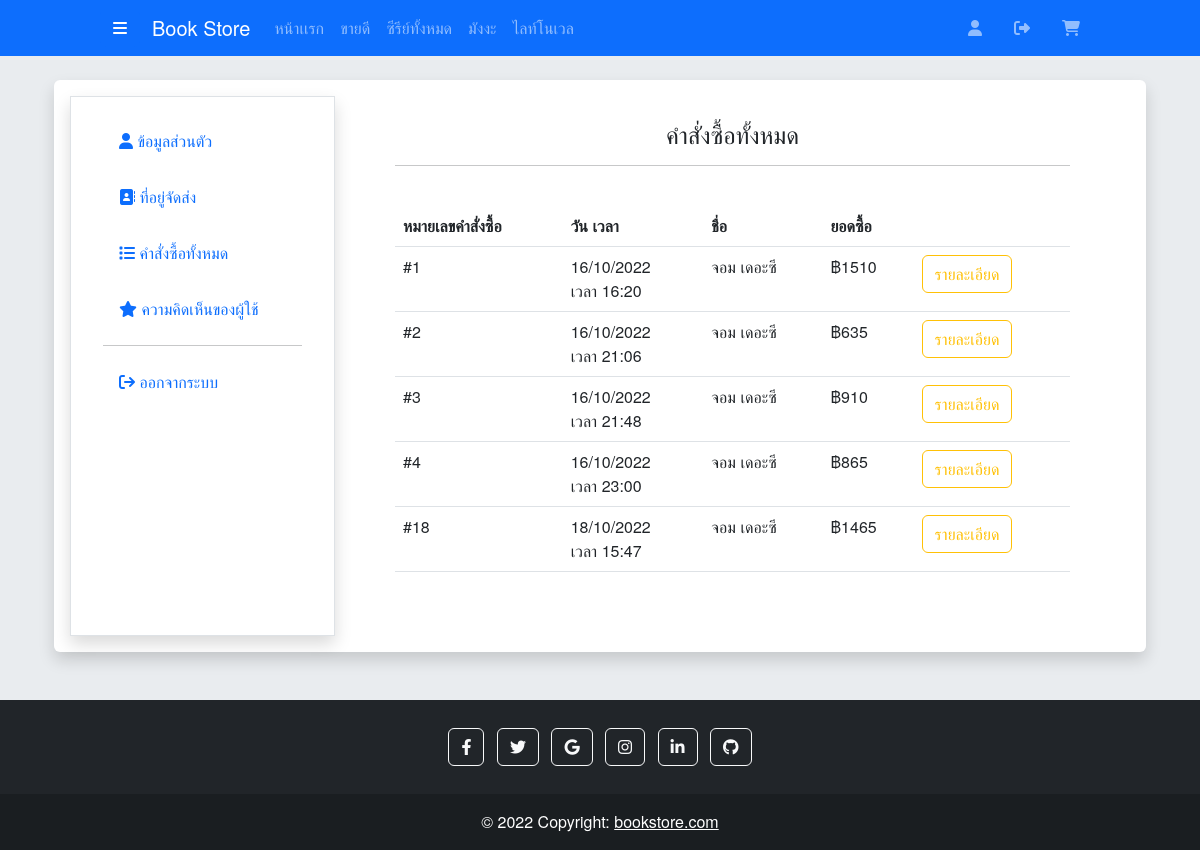
The page /bookstore_webapp/shop_page/userOrderDetail.php (signed in) on the database its author committed.
### tables this page shows
CREATE TABLE `user` (
  `user_id` int(11) NOT NULL,
  `user_firstname` varchar(255) NOT NULL,
  `user_lastname` varchar(255) NOT NULL,
  `user_birthday` date NOT NULL,
  `user_gender` int(11) NOT NULL,
  `user_email` varchar(255) NOT NULL,
  `user_password` varchar(255) NOT NULL,
  `user_role` varchar(255) NOT NULL,
  `created_at` timestamp NOT NULL DEFAULT CURRENT_TIMESTAMP
);

CREATE TABLE `order_user` (
  `order_id` int(11) NOT NULL,
  `user_id` int(11) NOT NULL,
  `address_id` int(11) NOT NULL,
  `delivery_id` int(11) NOT NULL,
  `checkout_id` int(11) NOT NULL,
  `total` varchar(255) NOT NULL,
  `created_at` timestamp NOT NULL DEFAULT CURRENT_TIMESTAMP
);

### bookstore_webapp/shop_page/userOrderDetail.php (the view, shortened to what this page needs)
<?php
require_once '../config/db.php';
if (isset($_SESSION['user_login'])) {
    $user_id = $_SESSION['user_login'];
    $stmt = $conn->prepare("SELECT * FROM user JOIN user_gender JOIN order_user
    ON user.user_gender = user_gender.gender_id AND order_user.user_id = user.user_id
    WHERE user.user_id = $user_id");
    $stmt->execute();
    $books = $stmt->fetchAll();
}
?>
<!DOCTYPE html>
<html lang="en">
<head>
    <link href="https://cdn.jsdelivr.net/npm/bootstrap@5.2.0-beta1/dist/css/bootstrap.min.css" rel="stylesheet">
    <link rel="stylesheet" href="https://cdnjs.cloudflare.com/ajax/libs/font-awesome/6.1.2/css/all.min.css"/>
    <link href="homeStyle.css" rel="stylesheet">
</head>
<body>
    <?php require_once 'shopHeader.php'; ?>
    <br>
    <div class="container px-4">
        <div class="col-md-12 shadow p-3 mb-5 bg-white rounded">
            <div class="container product_data rounded bg-white">
                <div class="row">
                    <div class="col-md-3 border-right border border-1 shadow p-4">
                        <?php require_once 'userChangePage.php'; ?>
                    </div>
                    <div class="col-md-9">
                        <div class="p-4 px-5">
                            <div class="align-items-center text-center">
                                <h4>คำสั่งซื้อทั้งหมด</h4>
                            </div><hr><br>
                            <?php if ($books) { ?>
                            <table class="table">
                                <thead>
                                    <tr>
                                        <th scope="col">หมายเลขคำสั่งซื้อ</th>
                                        <th scope="col">วัน เวลา</th>
                                        <th scope="col">ชื่อ</th>
                                        <th scope="col">ยอดซื้อ</th>
                                        <th scope="col"></th>
                                    </tr>
                                </thead>
                                <tbody>
                                    <?php
                                        foreach ($books as $book) {
                                    ?>
                                        <tr>
                                            <td>#<?= $book['order_id']; ?></td>
                                            <td><?= date('d/m/Y',strtotime($book['created_at'])); ?><br>เวลา <?= date('H:i',strtotime($book['created_at'])); ?></td>
                                            <td><?= $book['user_firstname']; ?> <?= $book['user_lastname']; ?></td>
                                            <td>฿<?= $book['total']; ?></td>
                                            <td>
                                                <a href="userOrderDetailID.php?id=<?= $book['order_id']; ?>" class="btn btn-outline-warning">รายละเอียด</a>
                                            </td>
                                        </tr>
                                    <?php
                                        }
                                    } else {
                                    ?>
                                        <div class="align-items-center text-center">
                                            <br><br><br><h4>ยังไม่มีรายการสั่งซื้อของผู้ใช้</h4><br><br><br><br><br><br><br><br>
                                        </div>
                                    <?php
                                    }
                                    ?>
                                </tbody>
                            </table>
                            <br>
                        </div>
                    </div>
                </div>
            </div>
        </div>
    </div>
    <?php require_once 'shopFooter.php'; ?>
</body>
</html>

### bookstore_webapp/shop_page/homeStyle.css (style rules this page uses)
body { background: #e9ecef; font-family: Helvetica Neue, Helvetica, Arial, sans-serif; margin: 0; padding: 0; }

### rows shown on the page
user: order_user.order_id "1", order_user.created_at "16/10/2022", order_user.created_at "16:20", user_firstname "จอม", user_lastname "เดอะซี", order_user.total "1510", order_user.order_id "2", order_user.created_at "21:06", order_user.total "635", order_user.order_id "3", order_user.created_at "21:48", order_user.total "910", order_user.order_id "4", order_user.created_at "23:00", order_user.total "865", order_user.order_id "18", order_user.created_at "18/10/2022", order_user.created_at "15:47", order_user.total "1465"
